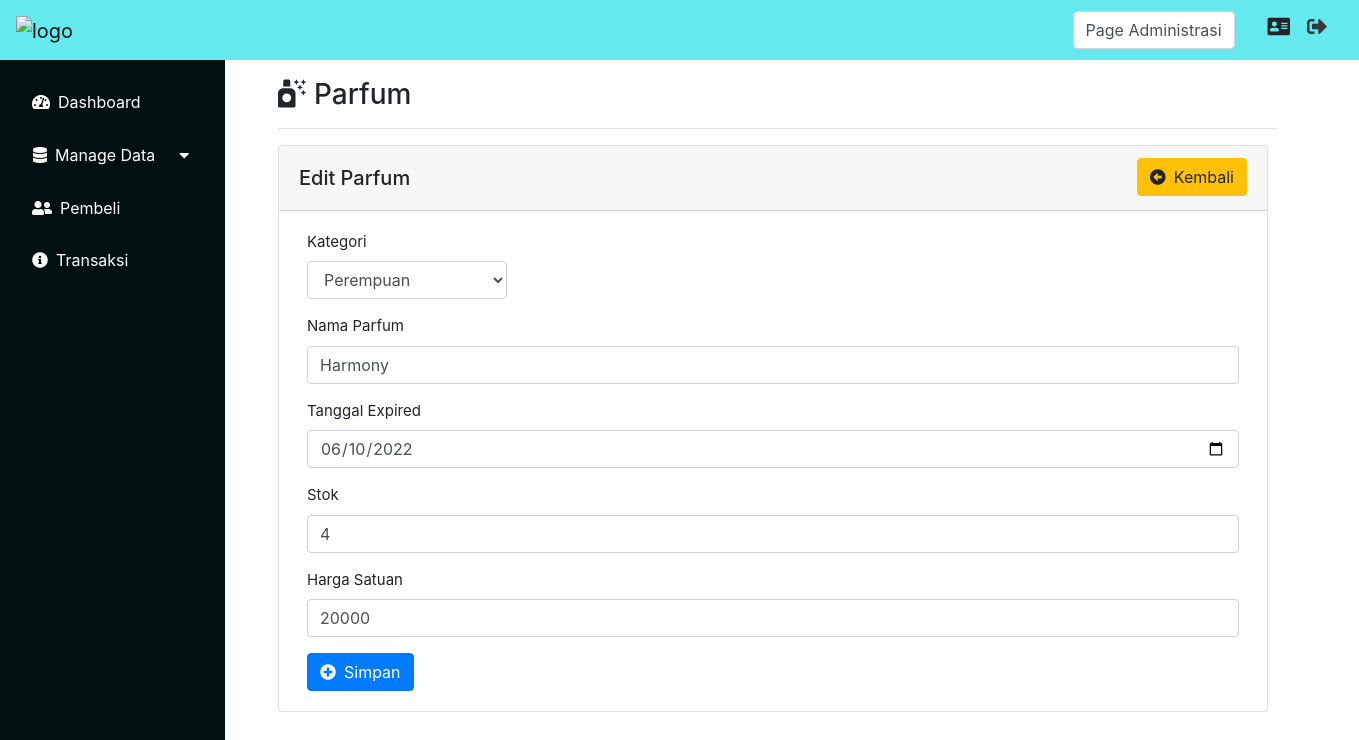
Page /index.php?page=Parfum&aksi=editParfum&id=1 (signed in) on the committed database.
### tables this page shows
CREATE TABLE `parfum` (
  `id_parfum` int(11) NOT NULL,
  `kategori_id` int(11) NOT NULL,
  `nama_parfum` varchar(20) NOT NULL,
  `expired_parfum` date NOT NULL,
  `harga_parfum` float NOT NULL,
  `stok` int(11) DEFAULT NULL
);

CREATE TABLE `kategori` (
  `id_kategori` int(11) NOT NULL,
  `gender` varchar(10) NOT NULL
);

### Controller/ParfumController.php (called while the page is built, shortened)
<?php
class ParfumController
{
    private $model;
    public function __construct()
    {
        $this->model = new ParfumModel();
    }
    public function editParfum()
    {
        $id = $_GET['id'];
        $kategori = $this->model->getKategori();
        $data = $this->model->getById($id);
        extract($kategori);
        extract($data);
        require_once("View/Parfum/editParfum.php");
    }
}

### koneksi.php (called while the page is built, shortened)
<?php
function koneksi()
{
    $db_host = "localhost";
    $db_user = "root";
    $db_password = "";
    $db_database = "db_TokoParfum";
    try {
        return new mysqli($db_host, $db_user, $db_password, $db_database);
    } catch (Exception $e) {
        echo "Terjadi Kesalahan koneksi database";
    }
}

### Model/ParfumModel.php (called while the page is built, shortened)
<?php
class ParfumModel
{
    public function getKategori()
    {
        $sql = "SELECT * FROM kategori";
        $query = koneksi()->query($sql);
        $hasil = [];
        while ($kategori = $query->fetch_assoc()) {
            $hasil[] = $kategori;
        }
        return $hasil;
    }
    public function getById($id)
    {
        $sql = "SELECT * FROM parfum WHERE id_parfum = $id";
        $query = koneksi()->query($sql);
        return $query->fetch_assoc();
    }
}

### View/Parfum/editParfum.php (the view, shortened to what this page needs)
<div class="col-md-10 p-5 pt-2">
    <h3><i class="fas fa-air-freshener mr-2 mt-3"></i>Parfum</h3>
    <hr class="garis">
    <div class="card">
        <div class="card-header">
            <div class="float-left mt-2">
                <h5>Edit Parfum</h5>
            </div>
            <a href="index.php?page=Parfum&aksi=view" class="btn btn-warning float-right"><i class="fas fa-arrow-alt-circle-left mr-2"></i>Kembali</a>
        </div>
        <div class="card-body ml-2 mr-2">
            <form action="index.php?page=Parfum&aksi=updateParfum" method="POST">
                <div class="form-group">
                    <label for="kategoriP">Kategori</label>
                    <select name="kategoriP" class="form-control" style="width: 200px;">
                        <?php foreach ($kategori as $row) : ?>
                            <option value="<?= $row['id_kategori'] ?>" <?= $row['id_kategori'] == $data['kategori_id'] ? 'selected' : ''; ?>><?= $row['gender'] ?></option>
                        <?php endforeach; ?>
                    </select>
                </div>
                <div class="form-group">
                    <label for="namaparfum">Nama Parfum</label>
                    <input type="text" name="namaparfum" class="form-control" value="<?= $data['nama_parfum'] ?>" required>
                </div>
                <div class="form-group">
                    <label for="expired">Tanggal Expired</label>
                    <input type="date" name="expired" class="form-control" value="<?= $data['expired_parfum'] ?>" required>
                </div>
                <div class="form-group">
                    <label for="stok">Stok</label>
                    <input type="number" name="stok" class="form-control" value="<?= $data['stok'] ?>" required>
                </div>
                <div class="form-group">
                    <label for="hargaparfum">Harga Satuan</label>
                    <input type="number" name="hargaparfum" class="form-control" value="<?= $data['harga_parfum'] ?>" required>
                </div>
                <button type="submit" class="btn btn-primary"><i class="fas fa-plus-circle mr-2"></i>Simpan</button>
            </form>
        </div>
    </div>
</div>

### assets/css/solid.css (style rules this page uses)
.fa, .fas { font-family: 'Font Awesome 5 Free'; font-weight: 900; }

### assets/css/allprogramview.css (style rules this page uses)
.card { width: 990px; }
.garis { width: 1000px; background-color: rgba(240, 248, 255, 0); }

### rows in the picture
parfum: kategoriP "Perempuan", namaparfum "Harmony", expired "06/10/2022", stok "4", hargaparfum "20000"

### other values in the picture
$_SESSION['jabatan'] "Administrasi"
